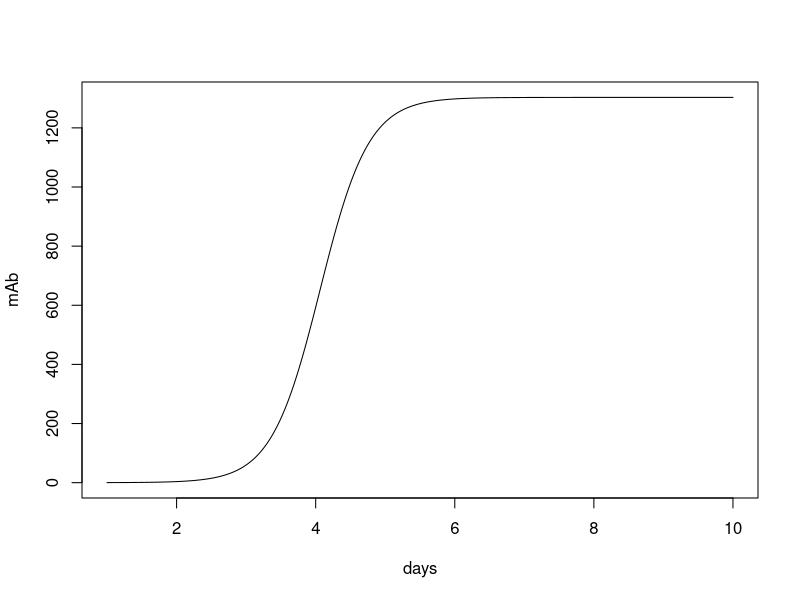
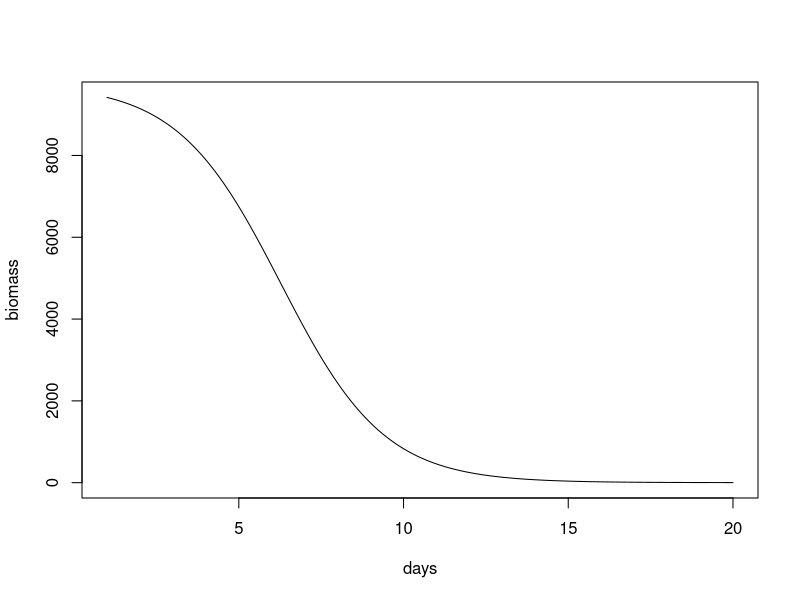
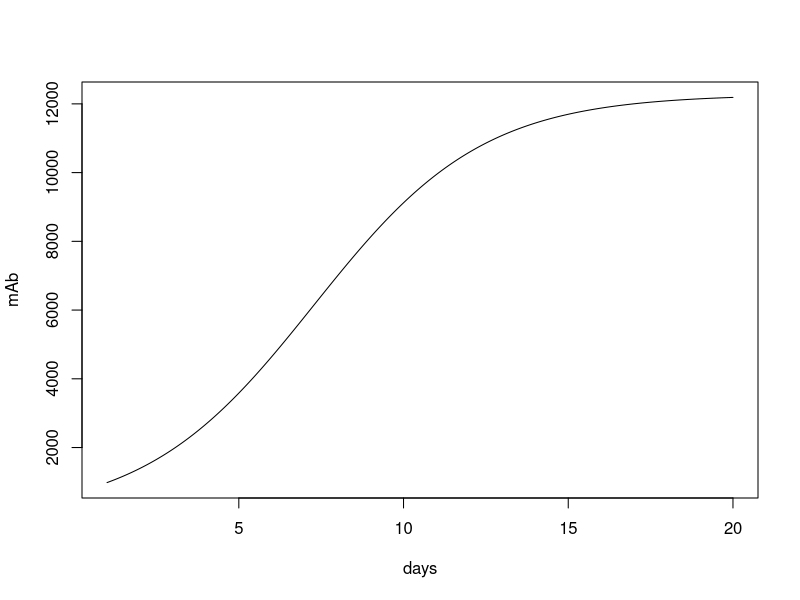
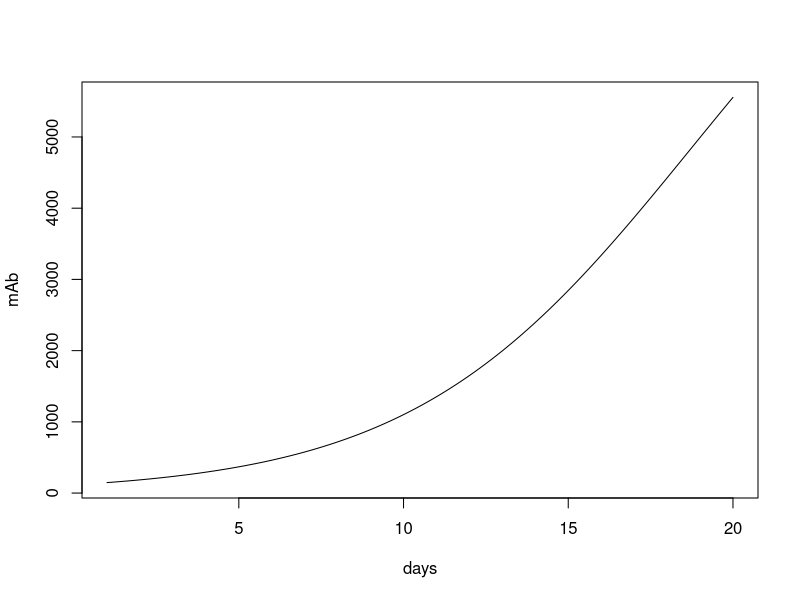
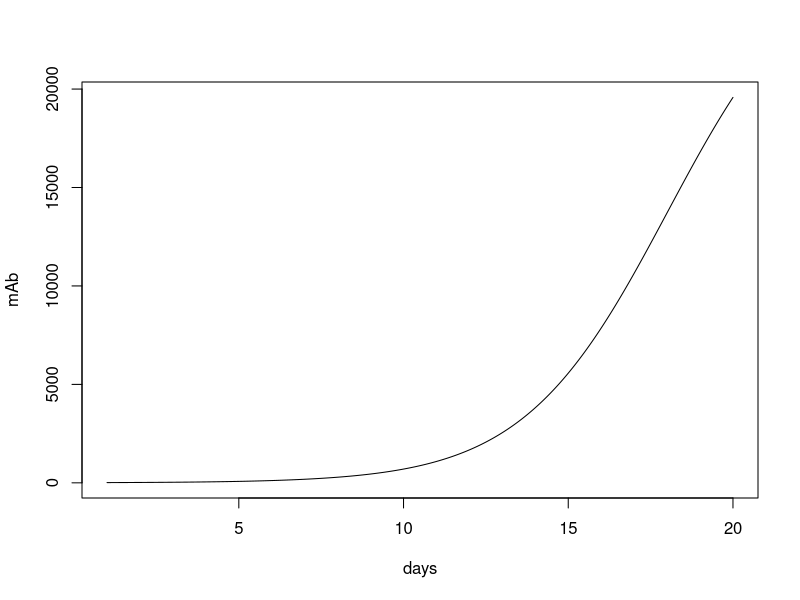
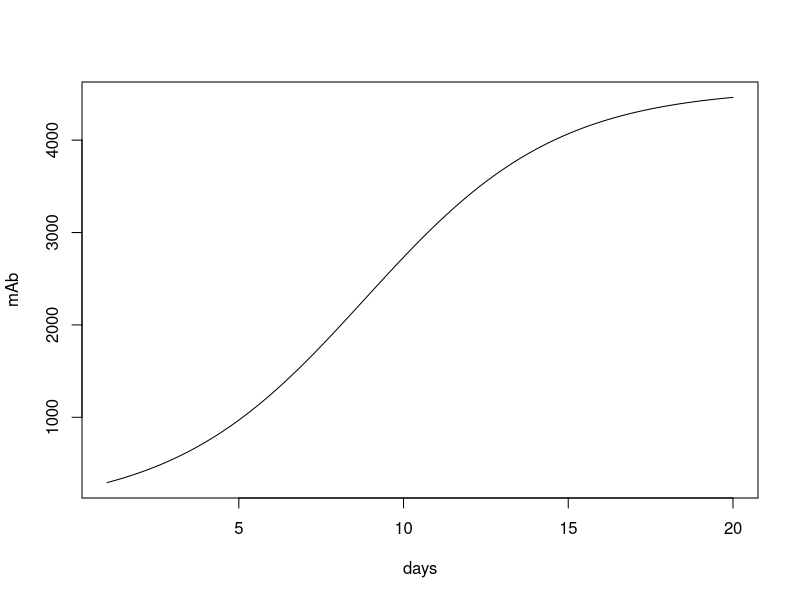
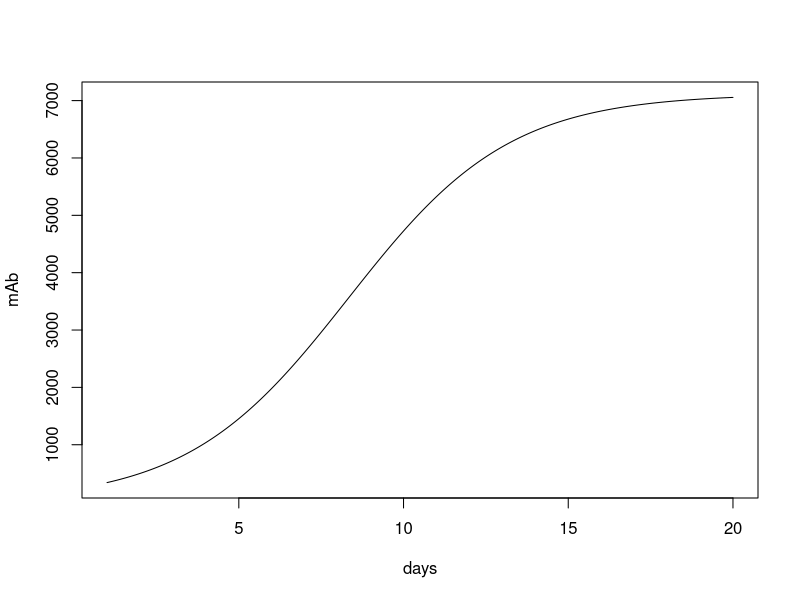
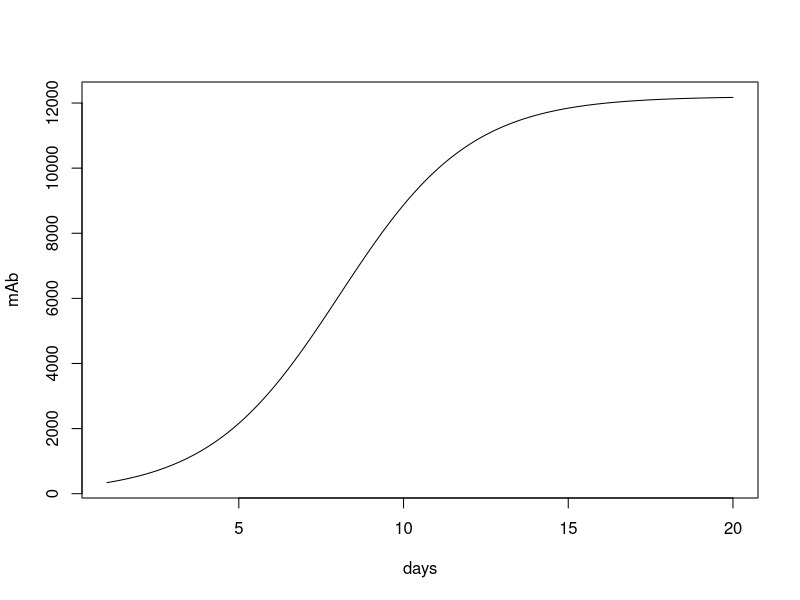

Generate these figures, in order, with R: (Note: this script raises an error after producing the figures.)
library(tidyverse)

#1,303	9,747	12,274	9,660	27,480	4,560	7,116	12,203	9,747	27,480

#mode: batch - batch
x <- c(0, 7, 8)
y <- c(0, 650, 1303)
x1 <- c(2000, 2000, 2000)
x2 <- c(1,1,1)
df <- data.frame(day = x, mAb = y, bioVol = x1, batchNo = x2)

model <- glm( (mAb/(mAb+0.1)) ~day, data = df, family = binomial)

days <- seq(1, 10, 0.01)
newdata = data.frame(day=days)
mAb <- predict(model, newdata, type="response")*1303

plot(days, mAb, type = "l")

#mode: fed - batch
x <- c(0, 7 ,14)
y <- c(0, 6498, 9747)
x1 <- c(2000, 2000, 2000)
x2 <- c(5,5, 5)
df <- data.frame(day = x, mAb = y, bioVol = x1, batchNo = x2)

model <- glm( (mAb/(bioVol*batchNo)) ~ day, data = df, family = binomial)
biomass <- glm( (abs(mAb-(bioVol*batchNo))/(bioVol*batchNo)) ~ day, data = df, family = binomial)

days <- seq(1, 20, 0.01)
bioVol <- rep(2000, length(days))
batchNo <- rep(6, length(days))
newdata = data.frame(day=days, bioVol = bioVol, batchNo = batchNo)
mAb <- predict(model, newdata, type="response")*9747
biomass <- predict(biomass, newdata, type="response")*9747

plot(days, biomass, type = "l")

#w/N-1-perfusion
x <- c(0, 7 ,14)
y <- c(0, 8182, 12274)
x1 <- c(2000, 2000, 2000)
x2 <- c(7,7, 7)
df <- data.frame(day = x, mAb = y, bioVol = x1, batchNo = x2)

model <- glm( (mAb/(bioVol*batchNo)) ~ day, data = df, family = binomial)

days <- seq(1, 20, 0.01)
bioVol <- rep(2000, length(days))
batchNo <- rep(7, length(days))
newdata = data.frame(day=days, bioVol = bioVol, batchNo = batchNo)
mAb <- predict(model, newdata, type="response")*12274

plot(days, mAb, type = "l")

#perfusion: basal
x <- c(0, 18 ,35)
y <- c(0, 4830, 9660)
x1 <- c(500, 500, 500)
x2 <- c(20,20, 20)
df <- data.frame(day = x, mAb = y, bioVol = x1, batchNo = x2)

model <- glm( (mAb/(bioVol*batchNo)) ~ day, data = df, family = binomial)

days <- seq(1, 20, 0.01)
bioVol <- rep(500, length(days))
batchNo <- rep(20, length(days))
newdata = data.frame(day=days, bioVol = bioVol, batchNo = batchNo)
mAb <- predict(model, newdata, type="response")*9660

plot(days, mAb, type = "l")

#perfusion: basal+feed
x <- c(0, 18 ,35)
y <- c(0, 13740, 27480)
x1 <- c(500, 500, 500)
x2 <- c(55,55, 55)
df <- data.frame(day = x, mAb = y, bioVol = x1, batchNo = x2)

model <- glm( (mAb/(bioVol*batchNo)) ~ day, data = df, family = binomial)

days <- seq(1, 20, 0.01)
bioVol <- rep(500, length(days))
batchNo <- rep(55, length(days))
newdata = data.frame(day=days, bioVol = bioVol, batchNo = batchNo)
mAb <- predict(model, newdata, type="response")*27480

plot(days, mAb, type = "l")

#concentrated fed-batch: basal+feed
x <- c(0, 9 ,18)
y <- c(0, 3040, 4560)
x1 <- c(500, 500, 500)
x2 <- c(10,10, 10)
df <- data.frame(day = x, mAb = y, bioVol = x1, batchNo = x2)

model <- glm( (mAb/(bioVol*batchNo)) ~ day, data = df, family = binomial)

days <- seq(1, 20, 0.01)
bioVol <- rep(500, length(days))
batchNo <- rep(10, length(days))
newdata = data.frame(day=days, bioVol = bioVol, batchNo = batchNo)
mAb <- predict(model, newdata, type="response")*4560

plot(days, mAb, type = "l")

#concentrated fed-batch: basal+feed+cond1
x <- c(0, 9 ,18)
y <- c(0, 4744, 7116)
x1 <- c(500, 500, 500)
x2 <- c(15,15, 15)
df <- data.frame(day = x, mAb = y, bioVol = x1, batchNo = x2)

model <- glm( (mAb/(bioVol*batchNo)) ~ day, data = df, family = binomial)

days <- seq(1, 20, 0.01)
bioVol <- rep(500, length(days))
batchNo <- rep(15, length(days))
newdata = data.frame(day=days, bioVol = bioVol, batchNo = batchNo)
mAb <- predict(model, newdata, type="response")*7116

plot(days, mAb, type = "l")

#concentrated fed-batch: basal+feed+cond2
x <- c(0, 9 ,18)
y <- c(0, 8135, 12203)
x1 <- c(500, 500, 500)
x2 <- c(25,25, 25)
df <- data.frame(day = x, mAb = y, bioVol = x1, batchNo = x2)

model <- glm( (mAb/(bioVol*batchNo)) ~ day, data = df, family = binomial)

days <- seq(1, 20, 0.01)
bioVol <- rep(500, length(days))
batchNo <- rep(25, length(days))
newdata = data.frame(day=days, bioVol = bioVol, batchNo = batchNo)
mAb <- predict(model, newdata, type="response")*12203

plot(days, mAb, type = "l")

#batch-continuous
x <- c(0, 9 ,14)
y <- c(0, 6498, 9747)
x1 <- c(2000, 2000, 2000)
x2 <- c(5,5, 5)
df <- data.frame(day = x, mAb = y, bioVol = x1, batchNo = x2)

model <- glm( (mAb/(bioVol*batchNo)) ~ day, data = df, family = binomial)

days <- seq(1, 20, 0.01)
bioVol <- rep(2000, length(days))
batchNo <- rep(5, length(days))
newdata = data.frame(day=days, bioVol = bioVol, batchNo = batchNo)
mAb <- predict(model, newdata, type="response")*9747

plot(days, mAb, type = "l")

#continuous-continuous
x <- c(0, 18 ,35)
y <- c(0, 13740, 27480)
x1 <- c(500, 500, 500)
x2 <- c(55,55, 55)
df <- data.frame(day = x, mAb = y, bioVol = x1, batchNo = x2)

model <- glm( (mAb/(bioVol*batchNo)) ~ day, data = df, family = binomial)

days <- seq(1, 20, 0.01)
bioVol <- rep(500, length(days))
batchNo <- rep(55, length(days))
newdata = data.frame(day=days, bioVol = bioVol, batchNo = batchNo)
mAb <- predict(model, newdata, type="response")*27480

plot(days, mAb, type = "l")

#cost fit - or could do gam fit later
bioVol <- c(2000,	2000,	2000,	500,	500,	500,	500,	500,	2000,	500)
day <- c(8,	14,	14,	35,	35,	18,	18,	18,	14,	35)
cost <- c(20400,	111081,	118816,	164700,	277700,	79700,	139500,	207300,	207300,	277700)
df <- data.frame(day = day, bioVol = bioVol, cost = cost)
model <- glm(cost~day+bioVol, data = df, family = gaussian)

bioVol <- seq(500, 2000, 100)
days <- seq(1, 16, 1)
days <- rep(8, length(bioVol))

newdata = data.frame(day=days, bioVol = bioVol)
costPred <- predict(model, newdata, type="response")
plot(bioVol, costPred, type = "l")

#throughput fit - or could do gam fit later
bioVol <- c(2000,	2000,	2000,	500,	500,	500,	500,	500,	2000,	500)
mAb <- c(1303,	9747,	12274,	9660,	27480,	4560,	7116,	12203,	9747, 27480)
ff <- c(5000,	5000,	5000,	5000,	5000,	5000,	5000,	5000,	5000,	5000)
df <- data.frame(ff = ff, bioVol = bioVol, mAb = mAb)
model <- glm(ff~mAb/bioVol, data = df, family = gaussian)

bioVol <- seq(500, 2000, 100)
mAb <- seq(5000, 20000, 1000)

newdata = data.frame(mAb = mAb, bioVol = bioVol)
costPred <- predict(model, newdata, type="response")
plot(bioVol, costPred, type = "l")



generateCF <- function(mode = 4, predMAB = 2000, bioVol = 2000, basal){
  outDF <- c()
  if(!(mode %in% c(1:10))){
    e <- "the mode selection is not batch nor continuous."
    base::stop(e)
  }
  bioVolRef <- c(2000,	2000,	2000,	500,	500,	500,	500,	500,	2000,	500)
  costRef <- c(261840,	261840,	261840,	242595,	242595,	261840,	261840,	261840,	261840,	242595)
  mAbTarget <- c(1303,	9747,	12274,	9660,	27480,	4560,	7116,	12203,	9747,	27480)
  endTime <- c(8,	14,	14,	28,	24,	18,	18,	18,	14,	24)
  basalRef <- c(2040,	1378,	1618,	16250,	16250,	7970,	7450,	6930,	1378,	16250)
  carbon <- c(550.1710968,	600.1710968,	650.1710968,	117.5427742,	137.5427742,	127.5427742,	147.5427742,	157.5427742,	560.1710968,	167.5427742)
  mAbCarbon <- 14.15
  
  TimeTotal <- 42
  labour <- c(12,	12,	12,	6,	6,	12,	12,	12,	12,	6)
  superLabour <- floor(labour*0.2)
  wage <- 1000
  n=50
  
  if(bioVol != bioVolRef[mode]){
    mAbTarget[mode] <- mAbTarget[mode]/bioVolRef[mode]*bioVol
  }
  if(basal > basalRef[mode]){
    basalRef[mode] <- basalRef[mode]/bioVolRef[mode]*bioVol
  }else{
    basalRef[mode] <- basal
  }
  carbonTarget <- carbon + mAbTarget*mAbCarbon/1000
  
  if(mode < 4 || mode > 5){
    x <- c(0.0001, ceiling(endTime[mode]/3*2), endTime[mode])
    y <- c(carbon[mode]/endTime[mode], carbonTarget[mode]/3*2, carbonTarget[mode])
    x1 <- rep(bioVol, n=3)
    x2 <- rep(ceiling(carbonTarget[mode]/bioVol), n=3)
    basalCol <- rep(basalRef[mode], 3)
    labourNo <- rep((labour[mode]+superLabour[mode]), n=3)
    outDF <- data.frame(day = x, carbon = y, basal = basalCol)
  }
  
  if(mode == 4 || mode == 5){
    x <- c(0.0001, ceiling(endTime[mode]/2), endTime[mode])
    y <- c(carbon[mode]/endTime[mode], carbonTarget[mode]/2, carbonTarget[mode])
    x1 <- rep(bioVol, n=3)
    x2 <- rep(ceiling(carbonTarget[mode]/bioVol), n=3)
    basalCol <- c(basal/3, basal/3*2, basal)
    labourNo <- rep((labour[mode]+superLabour[mode]), n=3)
    outDF <- data.frame(day = x, carbon = y, basal = basalCol)
  }
  
  return(outDF)
}

df <- generateCF(4, 2000, 2000, 2000)

# preliminaryResult$carbonData <- df
# modeNo <- modeNumber(input = input)
# if(modeNo==1){
model <- glm( (carbon/(carbon+0.1)) ~ day+basal, data = df, family = binomial)
# }else{
#   model <- glm( (mAb/(bioVol*batchNo)) ~ day+basal, data = carbonDF(), family = binomial)
# }
days <- seq(1, input$dayInput, 0.01)
basal <- rep(input$basalInput, length(days))

newdata = data.frame(day=days, basal = basal)
preliminaryResult$propPred <- predict(model, newdata, type="response")
carbon <- predict(model, newdata, type="response")*carbonDF()$carbon[3]
data.frame(days = days, carbon = carbon)